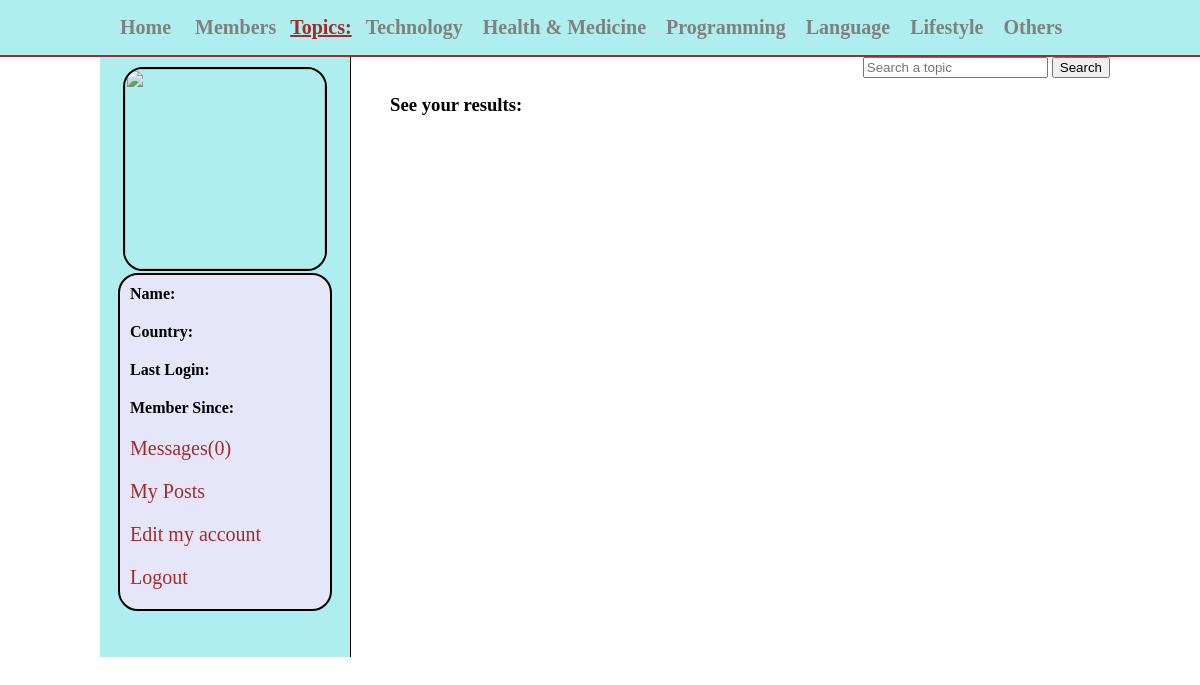
Screenshot of /peoplequestion/results.php with the database file from the repository.
### tables this page shows
CREATE TABLE `topics` (
  `topic_id` int(11) NOT NULL,
  `topic_name` varchar(255) NOT NULL
);

### peoplequestion/results.php (the view, shortened to what this page needs)
<!DOCTYPE html>
<?php
include("functions/functions.php");
?>
<html>
<head>
	<link rel="stylesheet" type="text/css" href="styles/home_style.css" media="all">
</head>
<body>
	<div class="container">
		<div id="head_warp">
			<div id="header">
				<ul id="menu">
					<li><a href="home.php"> Home</a></li>
					<li><a href="members.php"> Members</a></li>
					<strong>Topics:</strong>
					<?php
					  $get_topics="select * from topics";
					  $run_topics=mysqli_query($con,$get_topics);
					  while($row= mysqli_fetch_array($run_topics)){
						$topic_id=$row['topic_id'];
						$topic_name=$row['topic_name'];
					  echo "<li><a href='topic.php?topic=$topic_id'>$topic_name</a></li>";
					  }
					?>
				</ul>
				<form method="get" action="results.php" id="form1">
					<input type="text" name="user_query" placeholder="Search a topic">
					<input type="submit" name="search" value="Search">
				</form>
			</div>
		</div>
		<div class="content">
		    <div id="user_timeline">
				<div id="user_details">
					<?php
					  $user=$_SESSION['user_email'];
					  $get_user="select * from users where user_email='$user' ";
					  $run_user=mysqli_query($con,$get_user);
					  $row=mysqli_fetch_array($run_user);
					  $user_id=$row['user_id'];
					  $user_name=$row['user_name'];
					  $user_country=$row['user_country'];
					  $user_image=$row['user_image'];
					  $register_date=$row['user_reg_date'];
					  $last_login=$row['user_last_login'];
					  $sel_msg="select * from messages where receiver='$user_id' AND status='unread' ORDER BY 1 DESC";
					  $run_msg=mysqli_query($con,$sel_msg);
					  $count_msg=mysqli_num_rows($run_msg);
					  echo "
					  <center>
					  <img src='users/$user_image' width='200' height='200'/>
					  </center>
					  <div id='user_mention'>
					  <p><strong>Name:</strong> $user_name</p>
					  <p><strong>Country:</strong> $user_country</p>
					  <p><strong>Last Login:</strong> $last_login</p>
					  <p><strong>Member Since:</strong> $register_date</p>
					  <p><a href='my_messages.php?inbox&u_id=$user_id'>Messages($count_msg)</a></p>
					  <p><a href='my_posts.php?u_id=$user_id'>My Posts</a></p>
					  <p><a href='edit_profile.php?u_id=$user_id'>Edit my account</a></p>
					  <p><a href='logout.php'>Logout</a></p>
					  </div>
					  "
					?>
				</div>
		    </div>
		    <div id="content_timeline">
		    	<h3>See your results:</h3>
		    </div>
        </div>
	</div>
</body>
</html>

### peoplequestion/styles/home_style.css (style rules this page uses)
html, body, div, span, applet, object, iframe, h1, h2, h3, h4, h5, h6, p, blockquote, pre, a, abbr, acronym, address, big, cite, code, del, dfn, em, img, ins, kbd, q, s, samp, small, strike, strong, sub, sup, tt, var, b, u, i, center, dl, dt, dd, ol, ul, li, fieldset, form, label, legend, table, caption, tbody, tfoot, thead, tr, th, td, article, aside, canvas, details, embed, figure, figcaption, footer, header, hgroup, menu, nav, output, ruby, section, summary, time, mark, audio, video { margin: 0; padding: 0; border: 0; }
#head_warp { width: 100%; height: 35px; margin: 0 auto; border-bottom: 2px solid brown; padding:10px; background: #AFEEEE; }
#header { margin:0 auto; width: 1000px; height: 35px; }
#menu { line-height: 35px; padding: 0; margin:0; float: left; }
#menu li { display: inline; list-style: none; }
#menu a { margin:5px; padding: 5px; text-decoration: none; color: gray; font-size: 20px; font-weight: bold; }
#menu strong { font-size: 20px; text-decoration: underline; color: brown; }
#form1 { float: right; line-height: 35px; padding-top: 3px; }
.content { width:1000px; margin:0 auto; }
#user_timeline { background: #AFEEEE; width:250px; float: left; height: 600px; border-right: 1px solid black; }
#user_details { padding: 10px; }
#user_details img { border:2px solid black; border-radius: 20px; }
#user_details p { margin-bottom: 10px; padding: 5px; }
#user_details a { color:brown; font-size:20px; text-decoration:none; }
#user_mention { background: #E6E6FA; border:2px solid black; border-radius: 20px; width: 200px; margin:0 auto; padding: 5px; }
#content_timeline { float: right; width: 700px; padding:10px; }

### rows the page displays
topics: topic_name "Technology"
topics: topic_name "Health & Medicine"
topics: topic_name "Programming"
topics: topic_name "Language"
topics: topic_name "Lifestyle"
topics: topic_name "Others"

### other values shown
$count_msg "0"
